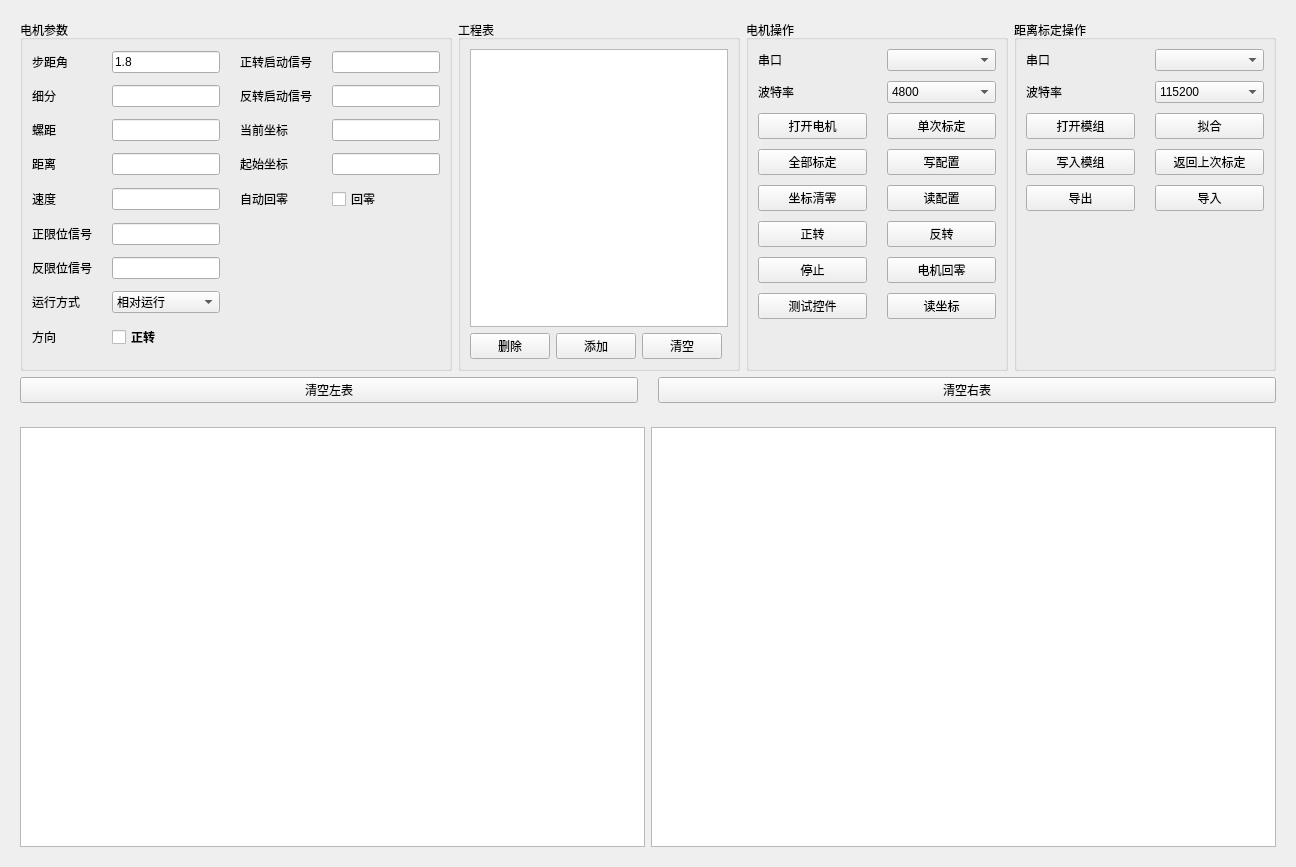
<?xml version="1.0" encoding="UTF-8"?>
<ui version="4.0">
 <class>tof_calibrt</class>
 <widget class="QWidget" name="tof_calibrt">
  <property name="geometry">
   <rect>
    <x>0</x>
    <y>0</y>
    <width>1296</width>
    <height>867</height>
   </rect>
  </property>
  <property name="windowTitle">
   <string>Form</string>
  </property>
  <layout class="QGridLayout" name="gridLayout">
   <item row="0" column="0">
    <widget class="QWidget" name="tof_dtr_wigt_1" native="true">
     <property name="sizePolicy">
      <sizepolicy hsizetype="Preferred" vsizetype="Fixed">
       <horstretch>0</horstretch>
       <verstretch>0</verstretch>
      </sizepolicy>
     </property>
     <layout class="QVBoxLayout" name="verticalLayout_3">
      <item>
       <widget class="QWidget" name="widget_4" native="true">
        <property name="minimumSize">
         <size>
          <width>0</width>
          <height>0</height>
         </size>
        </property>
        <layout class="QHBoxLayout" name="horizontalLayout_2">
         <property name="leftMargin">
          <number>0</number>
         </property>
         <property name="topMargin">
          <number>0</number>
         </property>
         <property name="rightMargin">
          <number>0</number>
         </property>
         <property name="bottomMargin">
          <number>0</number>
         </property>
         <item>
          <widget class="QWidget" name="widget_7" native="true">
           <layout class="QHBoxLayout" name="horizontalLayout_5">
            <property name="leftMargin">
             <number>0</number>
            </property>
            <property name="topMargin">
             <number>0</number>
            </property>
            <property name="rightMargin">
             <number>0</number>
            </property>
            <property name="bottomMargin">
             <number>0</number>
            </property>
            <item>
             <widget class="QGroupBox" name="groupBox_3">
              <property name="title">
               <string>电机参数</string>
              </property>
              <layout class="QGridLayout" name="gridLayout_4">
               <property name="horizontalSpacing">
                <number>20</number>
               </property>
               <property name="verticalSpacing">
                <number>10</number>
               </property>
               <item row="1" column="0">
                <widget class="QLabel" name="label_14">
                 <property name="text">
                  <string>细分</string>
                 </property>
                </widget>
               </item>
               <item row="2" column="3">
                <widget class="QLineEdit" name="lineCurrentPos">
                 <property name="sizePolicy">
                  <sizepolicy hsizetype="Preferred" vsizetype="Fixed">
                   <horstretch>0</horstretch>
                   <verstretch>0</verstretch>
                  </sizepolicy>
                 </property>
                </widget>
               </item>
               <item row="7" column="1">
                <widget class="QLineEdit" name="lineILimitSig">
                 <property name="sizePolicy">
                  <sizepolicy hsizetype="Preferred" vsizetype="Fixed">
                   <horstretch>0</horstretch>
                   <verstretch>0</verstretch>
                  </sizepolicy>
                 </property>
                </widget>
               </item>
               <item row="10" column="0">
                <widget class="QLabel" name="label_8">
                 <property name="text">
                  <string>方向</string>
                 </property>
                </widget>
               </item>
               <item row="6" column="1">
                <widget class="QLineEdit" name="linePLimitSig">
                 <property name="sizePolicy">
                  <sizepolicy hsizetype="Preferred" vsizetype="Fixed">
                   <horstretch>0</horstretch>
                   <verstretch>0</verstretch>
                  </sizepolicy>
                 </property>
                </widget>
               </item>
               <item row="0" column="1">
                <widget class="QLineEdit" name="lineStepAngle">
                 <property name="sizePolicy">
                  <sizepolicy hsizetype="Preferred" vsizetype="Fixed">
                   <horstretch>0</horstretch>
                   <verstretch>0</verstretch>
                  </sizepolicy>
                 </property>
                 <property name="text">
                  <string>1.8</string>
                 </property>
                 <property name="readOnly">
                  <bool>true</bool>
                 </property>
                </widget>
               </item>
               <item row="2" column="0">
                <widget class="QLabel" name="label_4">
                 <property name="text">
                  <string>螺距</string>
                 </property>
                </widget>
               </item>
               <item row="0" column="0">
                <widget class="QLabel" name="label_3">
                 <property name="text">
                  <string>步距角</string>
                 </property>
                </widget>
               </item>
               <item row="4" column="0">
                <widget class="QLabel" name="label_7">
                 <property name="text">
                  <string>距离</string>
                 </property>
                </widget>
               </item>
               <item row="0" column="3">
                <widget class="QLineEdit" name="lineforwardSignal">
                 <property name="sizePolicy">
                  <sizepolicy hsizetype="Preferred" vsizetype="Fixed">
                   <horstretch>0</horstretch>
                   <verstretch>0</verstretch>
                  </sizepolicy>
                 </property>
                </widget>
               </item>
               <item row="0" column="2">
                <widget class="QLabel" name="label_15">
                 <property name="text">
                  <string>正转启动信号</string>
                 </property>
                </widget>
               </item>
               <item row="6" column="0">
                <widget class="QLabel" name="label_9">
                 <property name="text">
                  <string>正限位信号</string>
                 </property>
                </widget>
               </item>
               <item row="8" column="1">
                <widget class="QComboBox" name="comboRunWay">
                 <item>
                  <property name="text">
                   <string>相对运行</string>
                  </property>
                 </item>
                 <item>
                  <property name="text">
                   <string>绝对运行</string>
                  </property>
                 </item>
                </widget>
               </item>
               <item row="5" column="1">
                <widget class="QLineEdit" name="lineSpeech">
                 <property name="sizePolicy">
                  <sizepolicy hsizetype="Preferred" vsizetype="Fixed">
                   <horstretch>0</horstretch>
                   <verstretch>0</verstretch>
                  </sizepolicy>
                 </property>
                </widget>
               </item>
               <item row="7" column="0">
                <widget class="QLabel" name="label_10">
                 <property name="text">
                  <string>反限位信号</string>
                 </property>
                </widget>
               </item>
               <item row="1" column="2">
                <widget class="QLabel" name="label_16">
                 <property name="text">
                  <string>反转启动信号</string>
                 </property>
                </widget>
               </item>
               <item row="2" column="2">
                <widget class="QLabel" name="label_13">
                 <property name="text">
                  <string>当前坐标</string>
                 </property>
                </widget>
               </item>
               <item row="5" column="0">
                <widget class="QLabel" name="label_11">
                 <property name="text">
                  <string>速度</string>
                 </property>
                </widget>
               </item>
               <item row="1" column="1">
                <widget class="QLineEdit" name="lineSubdiv">
                 <property name="sizePolicy">
                  <sizepolicy hsizetype="Preferred" vsizetype="Fixed">
                   <horstretch>0</horstretch>
                   <verstretch>0</verstretch>
                  </sizepolicy>
                 </property>
                </widget>
               </item>
               <item row="2" column="1">
                <widget class="QLineEdit" name="linePitch">
                 <property name="sizePolicy">
                  <sizepolicy hsizetype="Preferred" vsizetype="Fixed">
                   <horstretch>0</horstretch>
                   <verstretch>0</verstretch>
                  </sizepolicy>
                 </property>
                </widget>
               </item>
               <item row="8" column="0">
                <widget class="QLabel" name="label_12">
                 <property name="text">
                  <string>运行方式</string>
                 </property>
                </widget>
               </item>
               <item row="1" column="3">
                <widget class="QLineEdit" name="lineBackSignal">
                 <property name="sizePolicy">
                  <sizepolicy hsizetype="Preferred" vsizetype="Fixed">
                   <horstretch>0</horstretch>
                   <verstretch>0</verstretch>
                  </sizepolicy>
                 </property>
                </widget>
               </item>
               <item row="10" column="1">
                <widget class="QCheckBox" name="checkBox">
                 <property name="font">
                  <font>
                   <family>Baskerville Old Face</family>
                   <weight>75</weight>
                   <bold>true</bold>
                  </font>
                 </property>
                 <property name="text">
                  <string>正转</string>
                 </property>
                </widget>
               </item>
               <item row="4" column="1">
                <widget class="QLineEdit" name="lineDistance">
                 <property name="sizePolicy">
                  <sizepolicy hsizetype="Preferred" vsizetype="Fixed">
                   <horstretch>0</horstretch>
                   <verstretch>0</verstretch>
                  </sizepolicy>
                 </property>
                </widget>
               </item>
               <item row="4" column="2">
                <widget class="QLabel" name="label_17">
                 <property name="text">
                  <string>起始坐标</string>
                 </property>
                </widget>
               </item>
               <item row="4" column="3">
                <widget class="QLineEdit" name="lineStartingPos">
                 <property name="sizePolicy">
                  <sizepolicy hsizetype="Preferred" vsizetype="Fixed">
                   <horstretch>0</horstretch>
                   <verstretch>0</verstretch>
                  </sizepolicy>
                 </property>
                </widget>
               </item>
               <item row="5" column="2">
                <widget class="QLabel" name="label_18">
                 <property name="text">
                  <string>自动回零</string>
                 </property>
                </widget>
               </item>
               <item row="5" column="3">
                <widget class="QCheckBox" name="checkBoxAutoZero">
                 <property name="text">
                  <string>回零</string>
                 </property>
                </widget>
               </item>
              </layout>
             </widget>
            </item>
           </layout>
          </widget>
         </item>
         <item>
          <widget class="QGroupBox" name="groupBox_4">
           <property name="title">
            <string>工程表</string>
           </property>
           <layout class="QGridLayout" name="gridLayout_5">
            <item row="1" column="0">
             <widget class="QPushButton" name="btnDtrTableDelRow">
              <property name="sizePolicy">
               <sizepolicy hsizetype="Preferred" vsizetype="Fixed">
                <horstretch>0</horstretch>
                <verstretch>0</verstretch>
               </sizepolicy>
              </property>
              <property name="text">
               <string>删除</string>
              </property>
             </widget>
            </item>
            <item row="0" column="0" colspan="4">
             <widget class="QTableView" name="tableViewDtr">
              <property name="sizePolicy">
               <sizepolicy hsizetype="Preferred" vsizetype="Preferred">
                <horstretch>0</horstretch>
                <verstretch>0</verstretch>
               </sizepolicy>
              </property>
             </widget>
            </item>
            <item row="1" column="2">
             <widget class="QPushButton" name="btntableDtrClear">
              <property name="sizePolicy">
               <sizepolicy hsizetype="Preferred" vsizetype="Fixed">
                <horstretch>0</horstretch>
                <verstretch>0</verstretch>
               </sizepolicy>
              </property>
              <property name="text">
               <string>清空</string>
              </property>
             </widget>
            </item>
            <item row="1" column="1">
             <widget class="QPushButton" name="btnDtrTableAdd">
              <property name="sizePolicy">
               <sizepolicy hsizetype="Preferred" vsizetype="Fixed">
                <horstretch>0</horstretch>
                <verstretch>0</verstretch>
               </sizepolicy>
              </property>
              <property name="text">
               <string>添加</string>
              </property>
             </widget>
            </item>
           </layout>
          </widget>
         </item>
         <item>
          <widget class="QWidget" name="widget_8" native="true">
           <layout class="QHBoxLayout" name="horizontalLayout_4">
            <property name="leftMargin">
             <number>0</number>
            </property>
            <property name="topMargin">
             <number>0</number>
            </property>
            <property name="rightMargin">
             <number>0</number>
            </property>
            <property name="bottomMargin">
             <number>0</number>
            </property>
            <item>
             <widget class="QGroupBox" name="groupBox_dtr_control">
              <property name="title">
               <string>电机操作</string>
              </property>
              <layout class="QGridLayout" name="gridLayout_3">
               <property name="horizontalSpacing">
                <number>20</number>
               </property>
               <property name="verticalSpacing">
                <number>10</number>
               </property>
               <item row="3" column="1">
                <widget class="QPushButton" name="btnLimitSig">
                 <property name="text">
                  <string>写配置</string>
                 </property>
                </widget>
               </item>
               <item row="6" column="1">
                <widget class="QPushButton" name="btnBackRun">
                 <property name="text">
                  <string>反转</string>
                 </property>
                </widget>
               </item>
               <item row="0" column="1">
                <widget class="NewComboBox" name="combdtrportname"/>
               </item>
               <item row="9" column="0">
                <spacer name="verticalSpacer">
                 <property name="orientation">
                  <enum>Qt::Vertical</enum>
                 </property>
                 <property name="sizeHint" stdset="0">
                  <size>
                   <width>20</width>
                   <height>40</height>
                  </size>
                 </property>
                </spacer>
               </item>
               <item row="0" column="0">
                <widget class="QLabel" name="label">
                 <property name="minimumSize">
                  <size>
                   <width>40</width>
                   <height>20</height>
                  </size>
                 </property>
                 <property name="text">
                  <string>串口</string>
                 </property>
                </widget>
               </item>
               <item row="1" column="1">
                <widget class="QComboBox" name="combdtrbaudrate">
                 <item>
                  <property name="text">
                   <string>4800</string>
                  </property>
                 </item>
                 <item>
                  <property name="text">
                   <string>9600</string>
                  </property>
                 </item>
                 <item>
                  <property name="text">
                   <string>19200</string>
                  </property>
                 </item>
                 <item>
                  <property name="text">
                   <string>115200</string>
                  </property>
                 </item>
                 <item>
                  <property name="text">
                   <string>38400</string>
                  </property>
                 </item>
                </widget>
               </item>
               <item row="8" column="1">
                <widget class="QPushButton" name="btnGetCurrentPos">
                 <property name="text">
                  <string>读坐标</string>
                 </property>
                </widget>
               </item>
               <item row="1" column="0">
                <widget class="QLabel" name="label_2">
                 <property name="text">
                  <string>波特率</string>
                 </property>
                </widget>
               </item>
               <item row="7" column="1">
                <widget class="QPushButton" name="btnReturnZeroPos">
                 <property name="text">
                  <string>电机回零</string>
                 </property>
                </widget>
               </item>
               <item row="8" column="0">
                <widget class="QPushButton" name="btnTest">
                 <property name="text">
                  <string>测试控件</string>
                 </property>
                </widget>
               </item>
               <item row="3" column="0">
                <widget class="QPushButton" name="btnAllRun">
                 <property name="text">
                  <string>全部标定</string>
                 </property>
                </widget>
               </item>
               <item row="6" column="0">
                <widget class="QPushButton" name="btnFrontRun">
                 <property name="text">
                  <string>正转</string>
                 </property>
                </widget>
               </item>
               <item row="2" column="0">
                <widget class="QPushButton" name="btndtrcontrol">
                 <property name="accessibleName">
                  <string>openDTR</string>
                 </property>
                 <property name="text">
                  <string>打开电机</string>
                 </property>
                </widget>
               </item>
               <item row="2" column="1">
                <widget class="QPushButton" name="btnOnceRun">
                 <property name="text">
                  <string>单次标定</string>
                 </property>
                </widget>
               </item>
               <item row="4" column="0">
                <widget class="QPushButton" name="btnPositionSetZero">
                 <property name="text">
                  <string>坐标清零</string>
                 </property>
                </widget>
               </item>
               <item row="4" column="1">
                <widget class="QPushButton" name="btnReadLimitSig">
                 <property name="text">
                  <string>读配置</string>
                 </property>
                </widget>
               </item>
               <item row="7" column="0">
                <widget class="QPushButton" name="btnDtrStop">
                 <property name="text">
                  <string>停止</string>
                 </property>
                </widget>
               </item>
              </layout>
             </widget>
            </item>
           </layout>
          </widget>
         </item>
         <item>
          <widget class="QGroupBox" name="groupBox">
           <property name="title">
            <string>距离标定操作</string>
           </property>
           <layout class="QGridLayout" name="gridLayout_2">
            <property name="horizontalSpacing">
             <number>20</number>
            </property>
            <property name="verticalSpacing">
             <number>10</number>
            </property>
            <item row="1" column="0">
             <widget class="QLabel" name="label_6">
              <property name="minimumSize">
               <size>
                <width>55</width>
                <height>0</height>
               </size>
              </property>
              <property name="text">
               <string>波特率</string>
              </property>
             </widget>
            </item>
            <item row="5" column="0">
             <widget class="QPushButton" name="btnWritePararmts">
              <property name="text">
               <string>写入模组</string>
              </property>
             </widget>
            </item>
            <item row="0" column="1">
             <widget class="NewComboBox" name="combportname">
              <property name="minimumSize">
               <size>
                <width>100</width>
                <height>0</height>
               </size>
              </property>
             </widget>
            </item>
            <item row="8" column="1">
             <spacer name="verticalSpacer_2">
              <property name="orientation">
               <enum>Qt::Vertical</enum>
              </property>
              <property name="sizeHint" stdset="0">
               <size>
                <width>20</width>
                <height>40</height>
               </size>
              </property>
             </spacer>
            </item>
            <item row="6" column="1">
             <widget class="QPushButton" name="btnImportExcel">
              <property name="text">
               <string>导入</string>
              </property>
             </widget>
            </item>
            <item row="1" column="1">
             <widget class="QComboBox" name="combbaudrate">
              <property name="minimumSize">
               <size>
                <width>100</width>
                <height>0</height>
               </size>
              </property>
              <item>
               <property name="text">
                <string>115200</string>
               </property>
              </item>
              <item>
               <property name="text">
                <string>128000</string>
               </property>
              </item>
              <item>
               <property name="text">
                <string>153600</string>
               </property>
              </item>
              <item>
               <property name="text">
                <string>230400</string>
               </property>
              </item>
              <item>
               <property name="text">
                <string>512000</string>
               </property>
              </item>
             </widget>
            </item>
            <item row="5" column="1">
             <widget class="QPushButton" name="btnbackOnce">
              <property name="text">
               <string>返回上次标定</string>
              </property>
             </widget>
            </item>
            <item row="0" column="0">
             <widget class="QLabel" name="label_5">
              <property name="text">
               <string>串口</string>
              </property>
             </widget>
            </item>
            <item row="6" column="0">
             <widget class="QPushButton" name="btnexcel">
              <property name="cursor">
               <cursorShape>PointingHandCursor</cursorShape>
              </property>
              <property name="text">
               <string>导出</string>
              </property>
             </widget>
            </item>
            <item row="4" column="0">
             <widget class="QPushButton" name="btncontrl">
              <property name="cursor">
               <cursorShape>PointingHandCursor</cursorShape>
              </property>
              <property name="text">
               <string>打开模组</string>
              </property>
             </widget>
            </item>
            <item row="4" column="1">
             <widget class="QPushButton" name="btndata">
              <property name="cursor">
               <cursorShape>PointingHandCursor</cursorShape>
              </property>
              <property name="text">
               <string>拟合</string>
              </property>
             </widget>
            </item>
           </layout>
          </widget>
         </item>
        </layout>
       </widget>
      </item>
      <item>
       <widget class="QWidget" name="widget_2" native="true">
        <property name="sizePolicy">
         <sizepolicy hsizetype="Expanding" vsizetype="Fixed">
          <horstretch>0</horstretch>
          <verstretch>0</verstretch>
         </sizepolicy>
        </property>
        <layout class="QHBoxLayout" name="horizontalLayout_6">
         <property name="spacing">
          <number>20</number>
         </property>
         <property name="leftMargin">
          <number>0</number>
         </property>
         <property name="topMargin">
          <number>0</number>
         </property>
         <property name="rightMargin">
          <number>0</number>
         </property>
         <property name="bottomMargin">
          <number>0</number>
         </property>
         <item>
          <widget class="QPushButton" name="btnClearTable">
           <property name="text">
            <string>清空左表</string>
           </property>
          </widget>
         </item>
         <item>
          <widget class="QPushButton" name="btnClearModu">
           <property name="text">
            <string>清空右表</string>
           </property>
          </widget>
         </item>
        </layout>
       </widget>
      </item>
     </layout>
    </widget>
   </item>
   <item row="2" column="0">
    <widget class="QWidget" name="widget_3" native="true">
     <layout class="QHBoxLayout" name="horizontalLayout_7">
      <item>
       <widget class="QTableWidget" name="tbwgttof_calibrt">
        <property name="sizePolicy">
         <sizepolicy hsizetype="Preferred" vsizetype="Preferred">
          <horstretch>0</horstretch>
          <verstretch>0</verstretch>
         </sizepolicy>
        </property>
        <property name="styleSheet">
         <string notr="true"/>
        </property>
       </widget>
      </item>
      <item>
       <widget class="QTableWidget" name="tbwgt_fit">
        <property name="sizePolicy">
         <sizepolicy hsizetype="Preferred" vsizetype="Preferred">
          <horstretch>0</horstretch>
          <verstretch>0</verstretch>
         </sizepolicy>
        </property>
       </widget>
      </item>
     </layout>
    </widget>
   </item>
  </layout>
 </widget>
 <customwidgets>
  <customwidget>
   <class>NewComboBox</class>
   <extends>QComboBox</extends>
   <header location="global">newcombobox.h</header>
  </customwidget>
 </customwidgets>
 <resources/>
 <connections/>
</ui>
